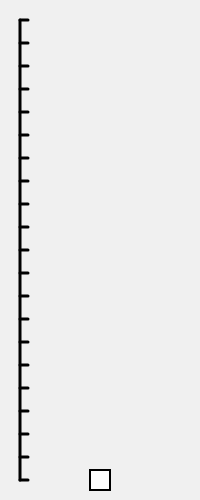
Frame 1 (no input)
Frame 60 (no input): identical to frame 1, image omitted
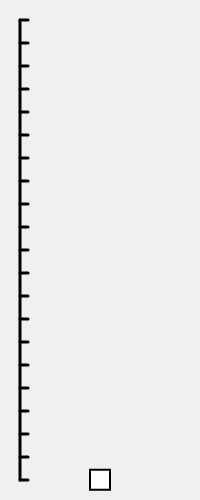
Frame 120 (the mouse pressed at the canvas centre since frame 60)

The p5.js sketch that drew these frames (run headless with seeded random() and noise() and a simulated clock; from frame 60 on, the mouse is pressed at the canvas centre):

// p5.js sketch
// ── sketch.js
let drone;
let dData;
let pid;
let setPoint;

function setup() {
    createCanvas(200, 500);
    drone = new Vehicle();
    pid = new PID();
    //HTML area for onscreen information (height, speed...)
    dData = createP();
    // setPoint = createVector(width / 2, height - 20);

    drone.applyForce(createVector(0, 2));
}

function draw() {
    meter(); // must run first
    // drone.applyForce(pid.update(drone.pos, setPoint))
    drone.applyForce(createVector(0, 10));
    drone.run();

}

function meter() {
    scale(1, -1);
    translate(0, -height);

    //hub
    dData.html("Height: " + (drone.pos.y - 20).toFixed(2) + "</br>" + "Speed: " + drone.vel.y.toFixed(2));

    let padding = 20;
    //canvas background
    background(240);
    stroke(0)
    strokeWeight(3)
    //main
    line(padding, padding, padding, height - padding)

    //distance markers
    for (let i = 0; i < 21; i++) {
        let y = padding + (height - (2 * padding)) * (i / 20);
        line(padding, y, padding + 8, y);
    }
}
// ── pid.js
class PID {
    constructor(kP = 0, kI = 0, kD = 0) {
        this.kP = kP;
        this.kI = kI;
        this.kD = kD;

        this.P;
        this.I;
        this.D;

        this.last_error;

    }

    update(current_pos, set_point) {
        // let error = p5.Vector.sub(set_point, current_pos);

        // this.P = error;
        // this.I += error;
        // this.D = error - this.last_error;

        // this.last_error = error;

        // return (p5)
    }
}
// ── vehicle.js
class Vehicle {
    constructor(x = width / 2, y = 20) {
        this.pos = createVector(x, y); //position
        this.vel = createVector(0, 0); //velocity
        this.acc = createVector(0, 0); //acceleration

        this.mas = 200000; //object mass
    }

    run() {
        this.update();
        this.render();
    }

    update() {
        this.vel.add(this.acc);
        this.pos.add(this.vel);
        // clear acceleration
        this.acc.set(0, 0);
    }

    applyForce(vec) {
        //take the objects mass into consideration
        //when applying a force
        vec.div(this.mas);
        this.acc.add(vec);
    }

    render() {
        stroke(0);
        strokeWeight(2);
        rectMode(CENTER);
        rect(this.pos.x, this.pos.y, 20, 20);
    }
}
